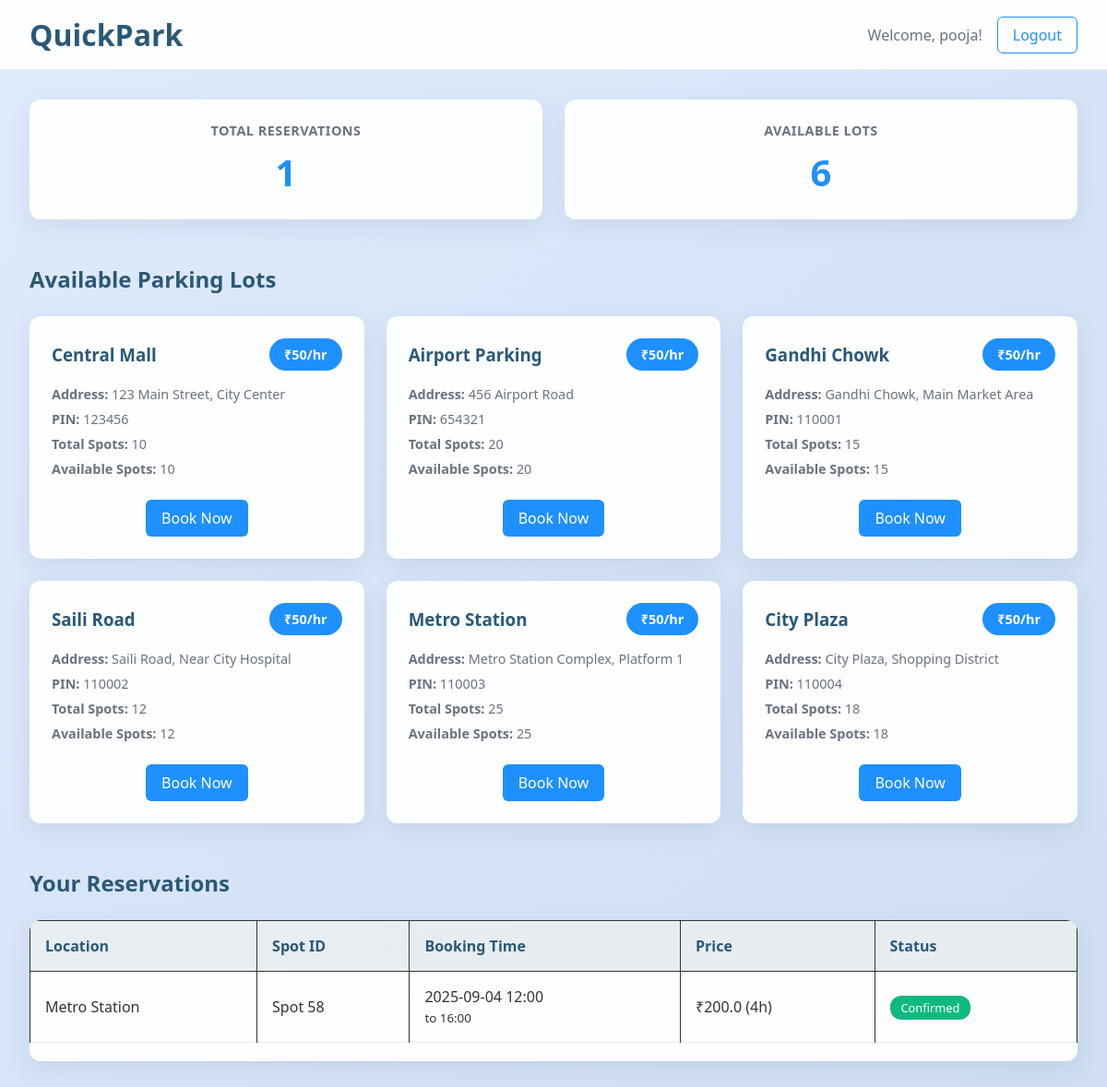
The page /dashboard (signed in) on the database its author committed.
### models/file.py (models this page shows, shortened)
class User(db.Model):
    __tablename__ = 'user'
    id = db.Column(db.Integer, primary_key=True)
    name = db.Column(db.String(80), nullable=False)
    email = db.Column(db.String(120), unique=True, nullable=False)
    phone = db.Column(db.String(15), unique=True, nullable=False)
    password = db.Column(db.String(80), nullable=False)
    is_verified = db.Column(db.Boolean, default=False, nullable=False)
    verification_token = db.Column(db.String(100), nullable=True)
    created_at = db.Column(db.DateTime, default=datetime.utcnow)

class ParkingLot(db.Model):
    id = db.Column(db.Integer, primary_key=True)
    prime_location_name = db.Column(db.String(80), nullable=False)
    price = db.Column(db.Float, nullable=False)
    address = db.Column(db.String(120), nullable=False)
    pin_code = db.Column(db.String(10), nullable=False)
    maximum_number_of_spots = db.Column(db.Integer, nullable=False)
    spots = db.relationship('ParkingSpot', backref='parking_lot', lazy=True)
    def available_spots_count(self):
        return sum(1 for spot in self.spots if spot.status == 'available')

class ParkingSpot(db.Model):
    id = db.Column(db.Integer, primary_key=True)
    lot_id = db.Column(db.Integer, db.ForeignKey('parking_lot.id'), nullable=False)
    status = db.Column(db.String(20), nullable=False)

class ReservationParkingSpot(db.Model):
    __tablename__ = 'reservation_parking_spot'
    id = db.Column(db.Integer, primary_key=True)
    user_id = db.Column(db.Integer, db.ForeignKey('user.id'), nullable=False)
    spot_id = db.Column(db.Integer, db.ForeignKey('parking_spot.id'), nullable=False)
    parking_timestamp = db.Column(db.DateTime, default=datetime.utcnow, nullable=False)
    start_time = db.Column(db.DateTime, nullable=False)
    end_time = db.Column(db.DateTime, nullable=False)
    total_cost = db.Column(db.Float, nullable=False)
    duration_hours = db.Column(db.Integer, nullable=False)
    status = db.Column(db.String(20), default='confirmed', nullable=False)
    user = db.relationship('User', backref=db.backref('reservations', lazy=True))
    spot = db.relationship('ParkingSpot', backref=db.backref('reservations', lazy=True))

### app.py (the view)
@app.route("/dashboard")
@login_required
def dashboard():
    user = User.query.get(session['user_id'])
    parking_lots = ParkingLot.query.all()
    reservations = ReservationParkingSpot.query.filter_by(user_id=user.id)\
        .order_by(ReservationParkingSpot.parking_timestamp.desc()).all()
    return render_template('dashboard.html', user=user, parking_lots=parking_lots, reservations=reservations)

### app.py (called while the page is built)
def login_required(f):
    @wraps(f)
    def decorated_function(*args, **kwargs):
        if 'user_id' not in session:
            flash('You need to login first')
            return redirect(url_for('login'))
        return f(*args, **kwargs)
    return decorated_function

### templates/dashboard.html (shortened to what this page needs)
<!DOCTYPE html>
<html lang="en">
<head>
    <link rel="stylesheet" href="{{ url_for('static', filename='style.css') }}">
</head>
<body class="dashboard-body">
    <div class="dashboard-container">
        <header class="dashboard-header">
            <div class="header-content">
                <h1 class="app-title">QuickPark</h1>
                <div class="user-actions">
                    <span class="welcome-text">Welcome, {{ user.name }}!</span>
                    <a href="{{ url_for('logout') }}" class="btn btn-outline">Logout</a>
                </div>
            </div>
        </header>
        <main class="dashboard-main">
            <section class="stats-section">
                <div class="stats-grid">
                    <div class="stat-card">
                        <h3>Total Reservations</h3>
                        <p class="stat-number">{{ reservations|length }}</p>
                    </div>
                    <div class="stat-card">
                        <h3>Available Lots</h3>
                        <p class="stat-number">{{ parking_lots|length }}</p>
                    </div>
                </div>
            </section>
            <section class="parking-lots-section">
                <h2>Available Parking Lots</h2>
                {% if parking_lots %}
                <div class="lots-grid">
                    {% for lot in parking_lots %}
                    <div class="lot-card">
                        <div class="lot-header">
                            <h3>{{ lot.prime_location_name }}</h3>
                            <span class="lot-price">₹50/hr</span>
                        </div>
                        <div class="lot-details">
                            <p><strong>Address:</strong> {{ lot.address }}</p>
                            <p><strong>PIN:</strong> {{ lot.pin_code }}</p>
                            <p><strong>Total Spots:</strong> {{ lot.maximum_number_of_spots }}</p>
                            <p><strong>Available Spots:</strong> {{ lot.available_spots_count() }}</p>
                        </div>
                        <div class="lot-actions">
                            {% if lot.available_spots_count() > 0 %}
                                <a href="{{ url_for('book_lot', lot_id=lot.id) }}" class="btn btn-primary">Book Now</a>
                            {% else %}
                                <button class="btn btn-disabled" disabled>No Spots Available</button>
                            {% endif %}
                        </div>
                    </div>
                    {% endfor %}
                </div>
                {% else %}
                <div class="empty-state">
                    <p>No parking lots available at the moment.</p>
                </div>
                {% endif %}
            </section>
            <section class="reservations-section">
                <h2>Your Reservations</h2>
                {% if reservations %}
                <div class="reservations-table">
                    <table>
                        <thead>
                            <tr>
                                <th>Location</th>
                                <th>Spot ID</th>
                                <th>Booking Time</th>
                                <th>Price</th>
                                <th>Status</th>
                            </tr>
                        </thead>
                        <tbody>
                            {% for reservation in reservations %}
                            <tr>
                                <td>{{ reservation.spot.parking_lot.prime_location_name }}</td>
                                <td>Spot {{ reservation.spot.id }}</td>
                                <td>
                                    {{ reservation.start_time.strftime('%Y-%m-%d %H:%M') }}<br>
                                    <small>to {{ reservation.end_time.strftime('%H:%M') }}</small>
                                </td>
                                <td>₹{{ reservation.total_cost }} ({{ reservation.duration_hours }}h)</td>
                                <td>
                                    <span class="status-badge status-{{ reservation.status }}">
                                        {{ reservation.status|title }}
                                    </span>
                                </td>
                            </tr>
                            {% endfor %}
                        </tbody>
                    </table>
                </div>
                {% else %}
                <div class="empty-state">
                    <p>No reservations yet. Book your first parking spot!</p>
                </div>
                {% endif %}
            </section>
        </main>
    </div>
</body>
</html>

### static/style.css (style rules this page uses)
:root { --bg-gradient-start: #e0eafc; --bg-gradient-end: #cfdef3; --primary: #1e90ff; --primary-dark: #0066cc; --accent: #2b5876; --card-bg: rgba(255, 255, 255, 0.95); --muted: #6b7280; --radius: 12px; --shadow: 0 8px 24px rgba(43, 88, 118, 0.1); }
body { background: linear-gradient(135deg, var(--bg-gradient-start) 0%, var(--bg-gradient-end) 100%); min-height: 100vh; margin: 0; font-family: 'Segoe UI', 'Roboto', Arial, sans-serif; color: #333; padding: 20px; display: flex; justify-content: center; align-items: center; }
table { width: 50%; border-collapse: collapse; margin-bottom: 20px; }
th, td { border: 1px solid #333; padding: 6px 9px; text-align: left; }
th { background-color: #f2f2f2; }
.dashboard-container { min-height: 100vh; background: linear-gradient(135deg, var(--bg-gradient-start) 0%, var(--bg-gradient-end) 100%); }
.dashboard-header { background: rgba(255, 255, 255, 0.95); border-bottom: 1px solid rgba(43, 88, 118, 0.1); padding: 1rem 0; margin-bottom: 2rem; }
.header-content { max-width: 1200px; margin: 0 auto; padding: 0 2rem; display: flex; justify-content: space-between; align-items: center; }
.app-title { color: var(--accent); font-size: 2rem; font-weight: 700; margin: 0; }
.user-actions { display: flex; align-items: center; gap: 1rem; }
.welcome-text { color: var(--muted); font-weight: 500; }
.dashboard-main { max-width: 1200px; margin: 0 auto; padding: 0 2rem; }
.stats-section { margin-bottom: 3rem; }
.stats-grid { display: grid; grid-template-columns: repeat(auto-fit, minmax(200px, 1fr)); gap: 1.5rem; }
.stat-card { background: var(--card-bg); border-radius: var(--radius); padding: 1.5rem; text-align: center; box-shadow: var(--shadow); }
.stat-card h3 { margin: 0 0 0.5rem 0; color: var(--muted); font-size: 0.9rem; text-transform: uppercase; letter-spacing: 0.5px; }
.stat-number { font-size: 2.5rem; font-weight: 700; color: var(--primary); margin: 0; }
.parking-lots-section, .reservations-section { margin-bottom: 3rem; }
.parking-lots-section h2, .reservations-section h2 { color: var(--accent); margin-bottom: 1.5rem; font-size: 1.5rem; }
.lots-grid { display: grid; grid-template-columns: repeat(auto-fill, minmax(300px, 1fr)); gap: 1.5rem; }
.lot-card { background: var(--card-bg); border-radius: var(--radius); padding: 1.5rem; box-shadow: var(--shadow); transition: transform 0.2s ease; }
.lot-header { display: flex; justify-content: space-between; align-items: center; margin-bottom: 1rem; }
.lot-header h3 { margin: 0; color: var(--accent); }
.lot-price { background: var(--primary); color: white; padding: 0.5rem 1rem; border-radius: 20px; font-weight: 600; font-size: 0.9rem; }
.lot-details { margin-bottom: 1.5rem; }
.lot-details p { margin: 0.5rem 0; color: var(--muted); font-size: 0.9rem; }
.lot-actions { text-align: center; }
.reservations-table { background: var(--card-bg); border-radius: var(--radius); overflow: hidden; box-shadow: var(--shadow); margin-bottom: 1rem; }
.reservations-table table { width: 100%; border-collapse: collapse; }
.reservations-table th { background: rgba(43, 88, 118, 0.1); padding: 1rem; text-align: left; font-weight: 600; color: var(--accent); }
.reservations-table td { padding: 1rem; border-bottom: 1px solid rgba(43, 88, 118, 0.1); }
.status-badge { background: #10b981; color: white; padding: 0.25rem 0.75rem; border-radius: 12px; font-size: 0.8rem; font-weight: 500; }
.btn { display: inline-block; padding: 0.5rem 1rem; border-radius: 6px; text-decoration: none; font-weight: 500; transition: all 0.2s ease; border: 1px solid transparent; }
.btn-primary { background: var(--primary); color: white; }
.btn-outline { border-color: var(--primary); color: var(--primary); background: transparent; }
body.dashboard-body { padding: 0; display: block; align-items: initial; justify-content: initial; }
body { background: linear-gradient(135deg, var(--bg-gradient-start) 0%, var(--bg-gradient-end) 100%); min-height: 100vh; margin: 0; font-family: 'Segoe UI', 'Roboto', Arial, sans-serif; color: #333; }
body.dashboard-body { padding: 0; display: block; }

### rows shown on the page
User: name "pooja"
ParkingLot: prime_location_name "Central Mall", address "123 Main Street, City Center", pin_code "123456", maximum_number_of_spots "10", available_spots_count "10"
ParkingLot: prime_location_name "Airport Parking", address "456 Airport Road", pin_code "654321", maximum_number_of_spots "20", available_spots_count "20"
ParkingLot: prime_location_name "Gandhi Chowk", address "Gandhi Chowk, Main Market Area", pin_code "110001", maximum_number_of_spots "15", available_spots_count "15"
ParkingLot: prime_location_name "Saili Road", address "Saili Road, Near City Hospital", pin_code "110002", maximum_number_of_spots "12", available_spots_count "12"
ParkingLot: prime_location_name "Metro Station", address "Metro Station Complex, Platform 1", pin_code "110003", maximum_number_of_spots "25", available_spots_count "25"
ParkingLot: prime_location_name "City Plaza", address "City Plaza, Shopping District", pin_code "110004", maximum_number_of_spots "18", available_spots_count "18"
ReservationParkingSpot: spot.parking_lot.prime_location_name "Metro Station", spot.id "58", start_time "2025-09-04 12:00", end_time "16:00", total_cost "200.0", duration_hours "4", status "Confirmed"

### other values the page prints
{{ reservations|length }} "1"
{{ parking_lots|length }} "6"
